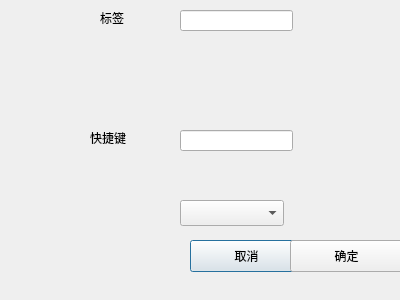
<?xml version="1.0" encoding="UTF-8"?>
<ui version="4.0">
 <class>Dialog</class>
 <widget class="QDialog" name="Dialog">
  <property name="geometry">
   <rect>
    <x>0</x>
    <y>0</y>
    <width>400</width>
    <height>300</height>
   </rect>
  </property>
  <property name="windowTitle">
   <string>Node Edit Dialog</string>
  </property>
  <widget class="QLabel" name="label">
   <property name="geometry">
    <rect>
     <x>100</x>
     <y>10</y>
     <width>60</width>
     <height>16</height>
    </rect>
   </property>
   <property name="text">
    <string>标签</string>
   </property>
  </widget>
  <widget class="QLineEdit" name="lineEditText">
   <property name="geometry">
    <rect>
     <x>180</x>
     <y>10</y>
     <width>113</width>
     <height>21</height>
    </rect>
   </property>
  </widget>
  <widget class="QLineEdit" name="lineEditShotCut">
   <property name="geometry">
    <rect>
     <x>180</x>
     <y>130</y>
     <width>113</width>
     <height>21</height>
    </rect>
   </property>
  </widget>
  <widget class="QComboBox" name="comboBoxToNode">
   <property name="geometry">
    <rect>
     <x>180</x>
     <y>200</y>
     <width>104</width>
     <height>26</height>
    </rect>
   </property>
  </widget>
  <widget class="QLabel" name="label_2">
   <property name="geometry">
    <rect>
     <x>90</x>
     <y>130</y>
     <width>60</width>
     <height>16</height>
    </rect>
   </property>
   <property name="text">
    <string>快捷键</string>
   </property>
  </widget>
  <widget class="QPushButton" name="pushButtonCancel">
   <property name="geometry">
    <rect>
     <x>190</x>
     <y>240</y>
     <width>113</width>
     <height>32</height>
    </rect>
   </property>
   <property name="text">
    <string>取消</string>
   </property>
  </widget>
  <widget class="QPushButton" name="pushButtonOK">
   <property name="geometry">
    <rect>
     <x>290</x>
     <y>240</y>
     <width>113</width>
     <height>32</height>
    </rect>
   </property>
   <property name="text">
    <string>确定</string>
   </property>
  </widget>
 </widget>
 <resources/>
 <connections/>
</ui>
